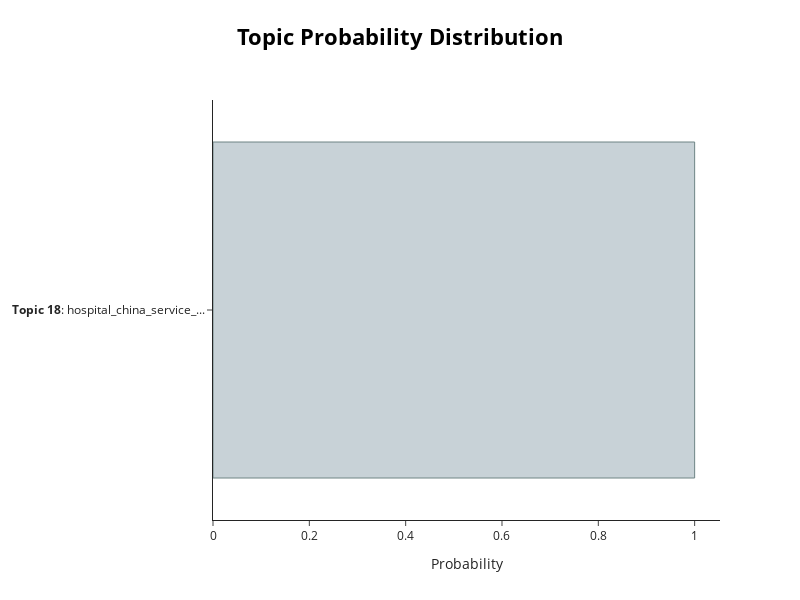

The cell this chart's notebook holds for it:
### Markdown cell above
Next, lets take a look at a specific abstract and see how the topic distribution was extracted:

### Code cell
abstract_id = 11
print(papers[abstract_id])
# Visualize the topic-document distribution for a single document
topic_model.visualize_distribution(topic_distr[abstract_id])

### Figure 1 — Plotly figure (JSON) as saved in the notebook; plotly's stock layout.template omitted (floating-point values rounded to 4 significant figures)
{"data": [{"marker": {"color": "#C8D2D7", "line": {"color": "#6E8484", "width": 1}}, "orientation": "h", "type": "bar", "x": [1], "y": ["<b>Topic 18</b>: hospital_china_service_..."]}], "layout": {"height": 600, "hoverlabel": {"bgcolor": "white", "font": {"family": "Rockwell", "size": 16}}, "title": {"font": {"color": "Black", "size": 22}, "text": "<b>Topic Probability Distribution</b>", "x": 0.5, "xanchor": "center", "y": 0.95, "yanchor": "top"}, "width": 800, "xaxis": {"title": {"text": "Probability"}}}}
